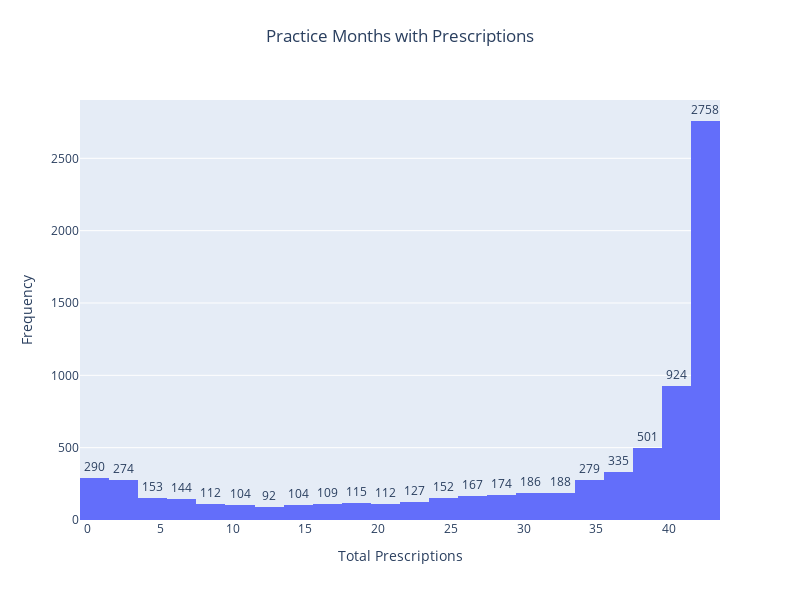

The notebook cell this image was saved under:
### Code cell
# The next two groups of plots check to see if it is possible to forecast this data at a practice level or at a region level.
# First, I'll plot the practice counts of the months with prescriptions.
practice_df = processed_df[['PRACTICE_CODE', 'YEAR_MONTH']].drop_duplicates().sort_values(by=['PRACTICE_CODE', 'YEAR_MONTH'])
practice_counts_df = practice_df.groupby(['PRACTICE_CODE']).count().reset_index()
plot_histogram(practice_counts_df['YEAR_MONTH'].tolist(), title='Practice Months with Prescriptions', x_axis_title='Total Prescriptions')
# From the data we can see most the practices do not give prescriptions on all the months or are missing data.
# This may be a limitation when forecasting at a practice level.

### Figure 1 — Plotly figure (JSON) as saved in the notebook; plotly's stock layout.template omitted (floating-point values rounded to 4 significant figures; data arrays with more than 128 entries replaced by an {"elided": "..."} marker saying what was removed)
{"data": [{"nbinsx": 25, "textposition": "outside", "texttemplate": "%{y}", "type": "histogram", "x": {"elided": "7400 int values"}}], "layout": {"height": 600, "title": {"text": "Practice Months with Prescriptions", "x": 0.5, "xanchor": "center", "y": 0.95, "yanchor": "top"}, "width": 800, "xaxis": {"title": {"text": "Total Prescriptions"}}, "yaxis": {"title": {"text": "Frequency"}}}}
